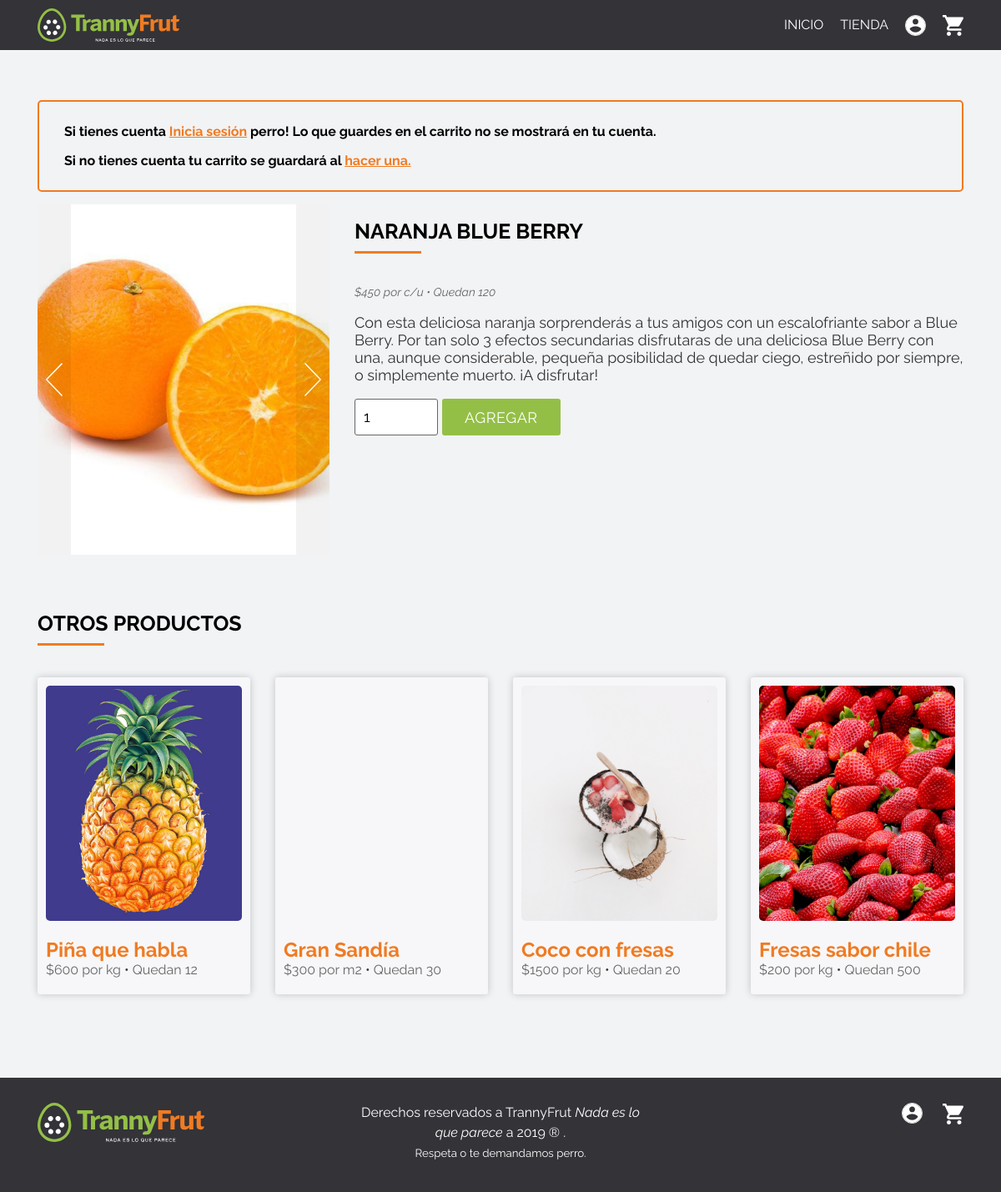
The page /app/producto.php?id=37 on the database its author committed.
### tables this page shows
CREATE TABLE `producto` (
  `id` int(11) NOT NULL,
  `imagen` text,
  `nombre` text,
  `descripcion` text,
  `precio` int(11) DEFAULT NULL,
  `unidad` text,
  `existencia` text,
  `fecha_creacion` timestamp NOT NULL DEFAULT CURRENT_TIMESTAMP,
  `imagenes` json DEFAULT NULL
);

### app/funciones-generales.php (called while the page is built, shortened)
<?php
  function get_mas_productos(){
    $bd = mysqli_connect("db","root","root", "main");
    $sql = "SELECT * FROM producto ORDER BY RAND() LIMIT 4";
    $result = $bd->query($sql);
    return $result;
  }
  function get_single( $tipo, $id ){
    $bd = mysqli_connect("db","root","root", "main");
    $sql = "SELECT * FROM $tipo WHERE id = '$id'";
    $result = $bd->query($sql);
    if ($result->num_rows > 0) :
      while($row = $result->fetch_assoc()) :
        $res = $row;
      endwhile;
    else :
      $res = false;
    endif;
    return $res;
  }
?>

### app/tarjeta-producto.php (the view, shortened to what this page needs)
<article class="tarjeta tarjeta-producto">
  <a class="link-producto"
      href="/producto.php?id=<?php echo $producto['id'] ?>">
      <div class="imagen"
      style="background-image:url(../<?php echo $producto['imagen'] ?>)">
      </div>
    <h2>
      <?php echo $producto['nombre']; ?>
    </h2>
    <span class="precio"><?php echo "$$precio por $unidad" ?></span> • <span class="existencia">Quedan <?php echo $producto['existencia'] ?></span>
  </a>
</article>

### app/producto.php (shortened to what this page needs)
<?php
  include('estructura/cabecera.php');
  $id = $_GET['id'];
  $data = get_single('producto', $id);
  $nombre = $data['nombre'];
  $unidad = $data['unidad'];
  $descripcion = $data['descripcion'];
  $precio = $data['precio'];
  $existencia = $data['existencia'];
  ?>
<main class="single-product-page">
  <div class="container">
    <div class="row">
      <?php if( !$_SESSION['id'] > 0) : ?>
        <div class="col-12">
          <div class="advertencia">
          <p> Si tienes cuenta <a class='link' href="login.php"> Inicia sesión </a> perro! Lo que guardes en el carrito no se mostrará en tu cuenta. </a>
              <p> Si no tienes cuenta tu carrito se guardará al <a class='link' href="registrarse.php"> hacer una.  </a> </p>
          </div>
        </div>
      <?php endif; ?>
      <div class="col-12 col-md-6 col-lg-4 galeria-producto">
        <?php
          include("galeria.php");
        ?>
      </div>
      <div class="col-12 col-md-6 col-lg-8">
        <h1><?php echo $nombre ?></h1>
        <p class="detalles">
          <span class="precio"><?php echo "$$precio por $unidad" ?></span> •
          <span class="existencia">Quedan <?php echo $existencia ?></span>
        </p>
        <p class="descripcion"><?php echo $descripcion; ?></p>
        <form action="producto.php?id=<?php echo $id ?>" method="post">
          <div class="agregar-al-carrito">
            <div class="contenido">
              <input required class="cantidad" name="cantidad" type="number" value="1" min="1" max="<?php echo $existencia ?>">
              <button class="boton boton-important"> Agregar </button>
            </div>
          </div>
        </form>
      </div>
    </div>
    <div class="row productos-relacionados">
      <div class="col-12">
        <h1> Otros productos </h1>
      </div>
      <?php
          $result = get_mas_productos();
          if ($result->num_rows > 0) :
            while($producto = $result->fetch_assoc()) :
              $precio = $producto['precio'];
              $unidad = $producto['unidad'];
        ?>
          <div class="col-12 col-sm-6 col-lg-3">
            <?php include('tarjeta-producto.php') ?>
          </div>
        <?php
            endwhile;
          endif;
        ?>
    </div>
  </div>
</main>
<?php
  include('estructura/pie.php');
?>

### rows shown on the page
producto: nombre "NARANJA BLUE BERRY", precio "450", unidad "c/u", existencia "120", descripcion "Con esta deliciosa naranja sorprenderás a tus amigos con un escalofriante sabor a Blue Berry. Por tan solo 3 efectos secundarias disfrutaras de una deliciosa Blue Berry con una, aunque considerable, pequeña posibilidad de quedar ciego, estreñido por siempre, o simplemente muerto. ¡A disfrutar!"
producto: imagen (picture), nombre "Piña que habla", precio "600", unidad "kg", existencia "12"
producto: nombre "Gran Sandía", precio "300", unidad "m2", existencia "30"
producto: imagen (picture), nombre "Coco con fresas", precio "1500", unidad "kg", existencia "20"
producto: imagen (picture), nombre "Fresas sabor chile", precio "200", unidad "kg", existencia "500"
